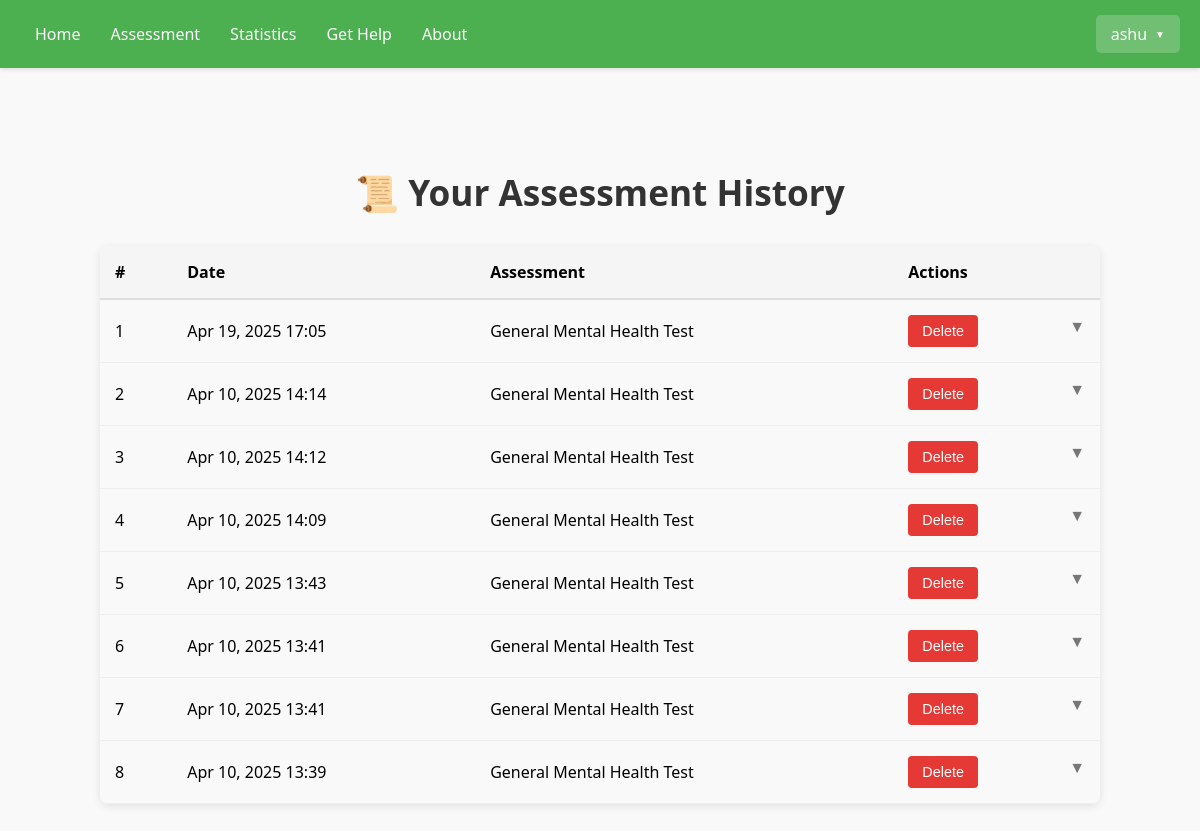
Before: /history/ (signed in) with the older database file.
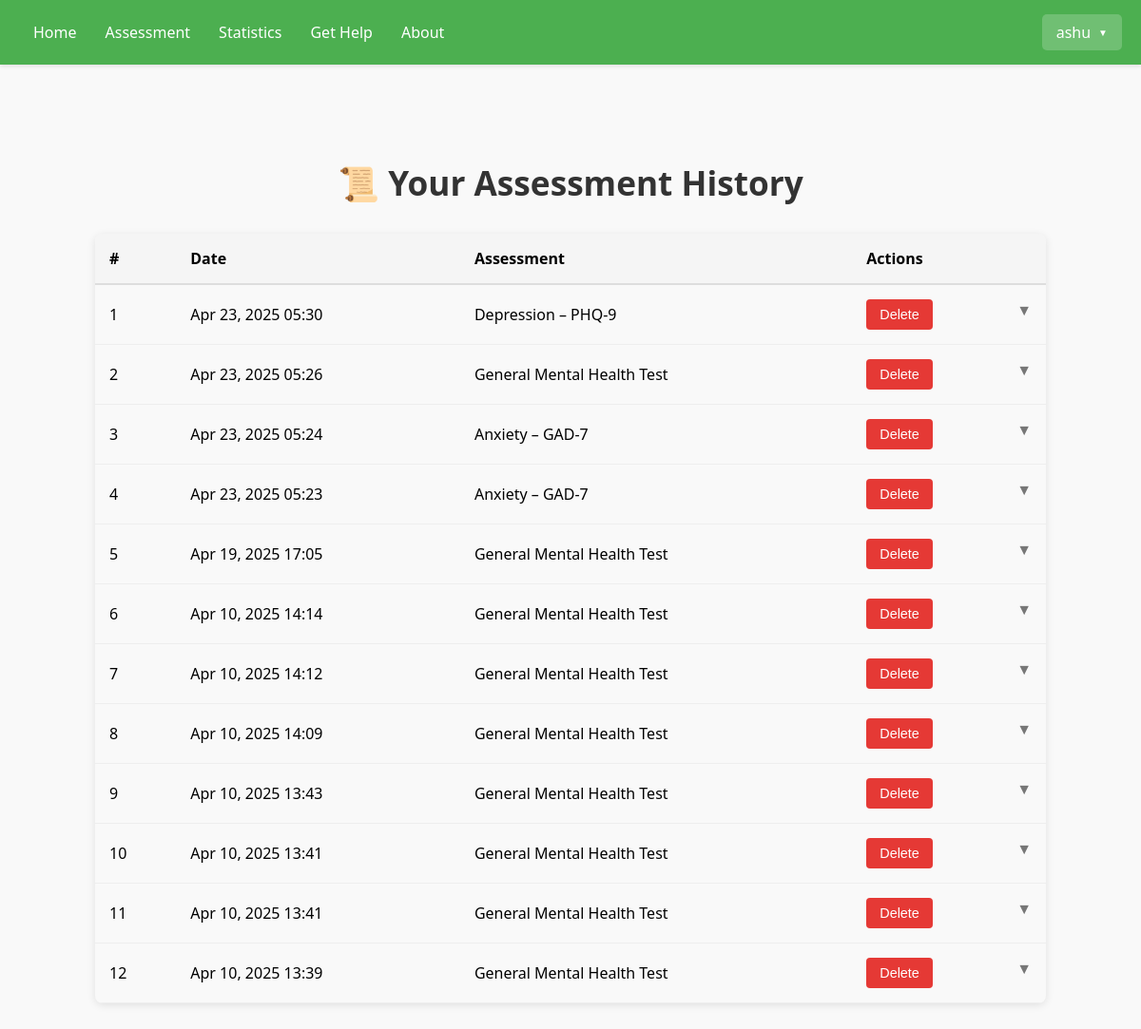
After: the same page with the newer database file.
### assessments/models.py (models this page shows, shortened)
class AssessmentAttempt(models.Model):
    user = models.ForeignKey(User, on_delete=models.CASCADE)
    assessment = models.ForeignKey(Assessment, on_delete=models.CASCADE)
    score = models.FloatField()
    attempted_at = models.DateTimeField(auto_now_add=True)
    responses = models.JSONField()
    raw_scores = models.JSONField()
    severity_scores = models.JSONField()

class Assessment(models.Model):
    title = models.CharField(max_length=255)
    description = models.TextField()

### assessments/views.py (the view)
# urls.py: path('history/', views.history_view, name='history'),
@login_required
def history_view(request):
     attempts = (
         AssessmentAttempt.objects
         .filter(user=request.user)
         .order_by('-attempted_at')
     )
     return render(request, 'history.html', {'attempts': attempts})

### assessments/templates/history.html (shortened to what this page needs)
{% extends 'base.html' %}
{% block content %}
<div class="history-container">
  <h2 class="history-heading">📜 Your Assessment History</h2>
  <table class="history-table">
    <thead>
      <tr>
        <th>#</th>
        <th>Date</th>
        <th>Assessment</th>
        <th>Actions</th>
      </tr>
    </thead>
    <tbody>
      {% for attempt in attempts %}
        <tr class="clickable" data-id="detail-{{ attempt.id }}">
          <td>{{ forloop.counter }}</td>
          <td>{{ attempt.attempted_at|date:"M d, Y H:i" }}</td>
          <td>{{ attempt.assessment.title }}</td>
          <td>
            <form method="post" action="{% url 'history_delete' attempt.id %}" style="display:inline;">
              <button type="submit" class="btn-delete">Delete</button>
            </form>
            <span class="expand-icon">▼</span>
          </td>
        </tr>
      {% endfor %}
    </tbody>
  </table>
</div>
{% endblock %}

### assessments/templates/base.html (shortened to what this page needs)
<!DOCTYPE html>
<html lang="en">
<head>
</head>
<body>
    <div class="navbar">
        <div class="nav-container">
            <div class="nav-links" id="navLinks">
                <a href="/profile">Home</a>
                <a href="/assessment">Assessment</a>
                <a href="/statistics">Statistics</a>
                <a href="/get-help">Get Help</a>
                <a href="/about">About</a>
            </div>
        </div>
        <div class="user-menu" id="userMenu">
            <div class="username-display" onclick="toggleUserMenu()">
                {{ user.username }}
            </div>
        </div>
    </div>
    <div class="container">
        {% block content %}
        {% endblock %}
    </div>
</body>
</html>

### assessments/templates/base.html (style rules this page uses)
body { font-family: 'Segoe UI', Tahoma, Geneva, Verdana, sans-serif; margin: 0; padding: 0; background-color: #f9f9f9; }
.navbar { background-color: #4CAF50; padding: 15px 20px; display: flex; justify-content: space-between; align-items: center; color: white; box-shadow: 0 2px 4px rgba(0, 0, 0, 0.1); }
.nav-links { display: flex; align-items: center; }
.nav-links a { color: white; text-decoration: none; margin: 0 15px; font-weight: 500; }
.user-menu { position: relative; cursor: pointer; }
.username-display { display: flex; align-items: center; font-weight: 500; padding: 8px 15px; border-radius: 5px; background-color: rgba(255, 255, 255, 0.2); transition: background-color 0.2s; }
.username-display::after { content: "▼"; font-size: 10px; margin-left: 8px; }
.container { padding: 40px 20px; max-width: 1200px; margin: 0 auto; }

### assessments/templates/history.html (style rules this page uses)
.history-container { max-width: 1000px; margin: 0 auto; padding: 20px; }
.history-heading { text-align: center; margin: 40px 0 30px; font-size: 2.2rem; color: #333; font-weight: 600; }
.history-table { width: 100%; border-collapse: collapse; margin: 30px 0; box-shadow: 0 2px 8px rgba(0,0,0,0.1); border-radius: 8px; overflow: hidden; }
.history-table thead { background-color: #f5f5f5; }
.history-table th { padding: 15px; border-bottom: 2px solid #ddd; text-align: left; font-weight: 600; }
.history-table td { padding: 15px; border-bottom: 1px solid #eee; text-align: left; }
.btn-delete { background: #e53935; color: white; border: none; padding: 8px 14px; border-radius: 4px; cursor: pointer; transition: background 0.2s; font-size: 0.9rem; }
.clickable { cursor: pointer; transition: background 0.2s; }
.expand-icon { float: right; color: #777; transition: transform 0.3s; }

Changed rows visible on the page:
added AssessmentAttempt: attempted_at "Apr 23, 2025 05:30", assessment "Depression – PHQ-9"
added AssessmentAttempt: attempted_at "Apr 23, 2025 05:26", assessment "General Mental Health Test"
added AssessmentAttempt: attempted_at "Apr 23, 2025 05:24", assessment "Anxiety – GAD-7"
added AssessmentAttempt: attempted_at "Apr 23, 2025 05:23", assessment "Anxiety – GAD-7"
